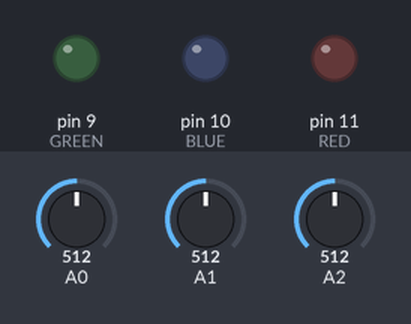
This sketch was run on a simulated Arduino Uno, built with avr-gcc and run on an emulated ATmega328P. On the bench: output pins drawn as LEDs (lit = HIGH). The test bench sets the inputs (shaded band); at power-on: A0 = 512, A1 = 512, A2 = 512. What the sketch prints to the serial monitor is not drawn.

Above: at 1.2 s.
1.3 s: A0 set to 716
At 2.3 s:
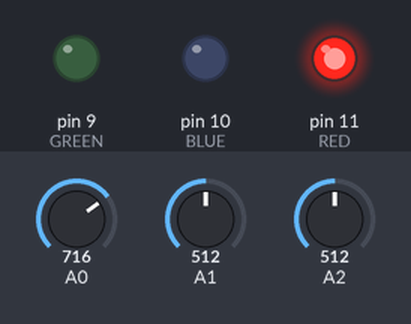
2.8 s: A1 set to 716
At 3.4 s:
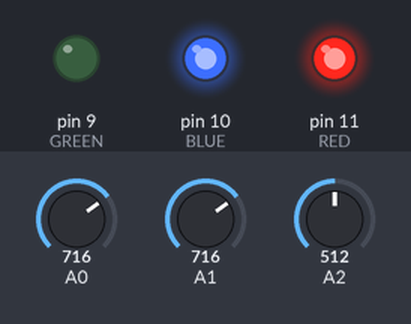
4.3 s: A2 set to 716
At 5.5 s:
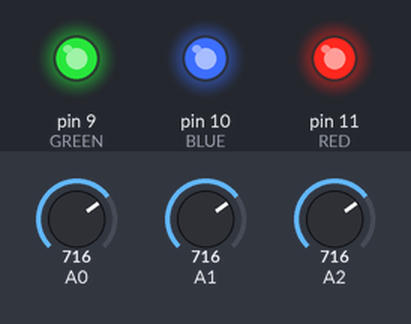
5.8 s: A0 set to 2
7.3 s: A0 set to 0
At 8.2 s:
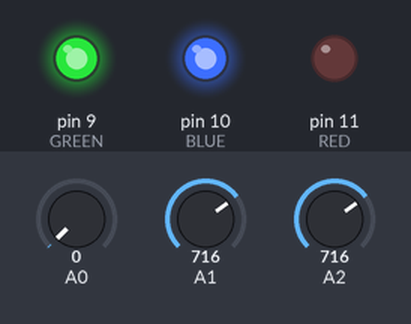
8.8 s: A1 set to 2
10.3 s: A1 set to 0
At 11.5 s:
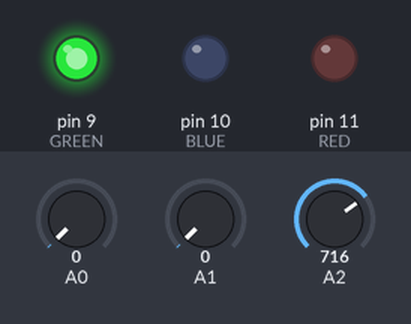
Timing chart, 0 to 12.8 s (numbered marks = the images above; inputs shaded):
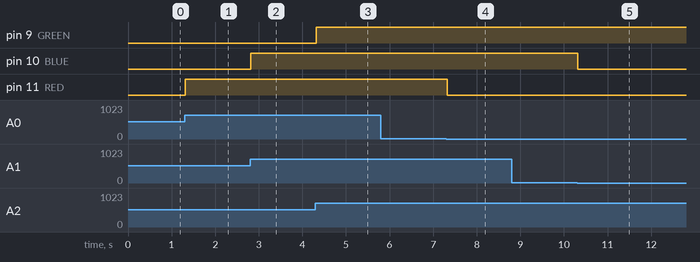

Measured:
- the behaviour switches between 1 and 0 on A0 (found by bisection; images 3 and 4)
- the behaviour switches between 1 and 0 on A1 (found by bisection; images 4 and 5)
- after the input at 1.3 s, pin 11 (RED): LOW → HIGH at once
- after the input at 2.8 s, pin 10 (BLUE): LOW → HIGH at once
- after the input at 4.3 s, pin 9 (GREEN): LOW → HIGH at once
- after the input at 7.3 s, pin 11 (RED): HIGH → LOW at once
- after the input at 10.3 s, pin 10 (BLUE): HIGH → LOW at once

The sketch:

lab5-4.ino
```cpp
// C++ code
void setup()
{
  pinMode(11, OUTPUT); //RED
  pinMode(10, OUTPUT); //BLUE
  pinMode(9, OUTPUT); //GREEN
  Serial.begin(9600);
}

void loop()
{
  int red = analogRead(A0);
  int blue = analogRead(A1);
  int green = analogRead(A2);
  map(red,0,1023,0,255);
  map(blue,0,1023,0,255);
  map(green,0,1023,0,255);
  Serial.println(A0);
  Serial.println(A1);
  Serial.println(A2);
  digitalWrite(11, red);
  digitalWrite(10, blue);
  digitalWrite(9, green);
}
```
